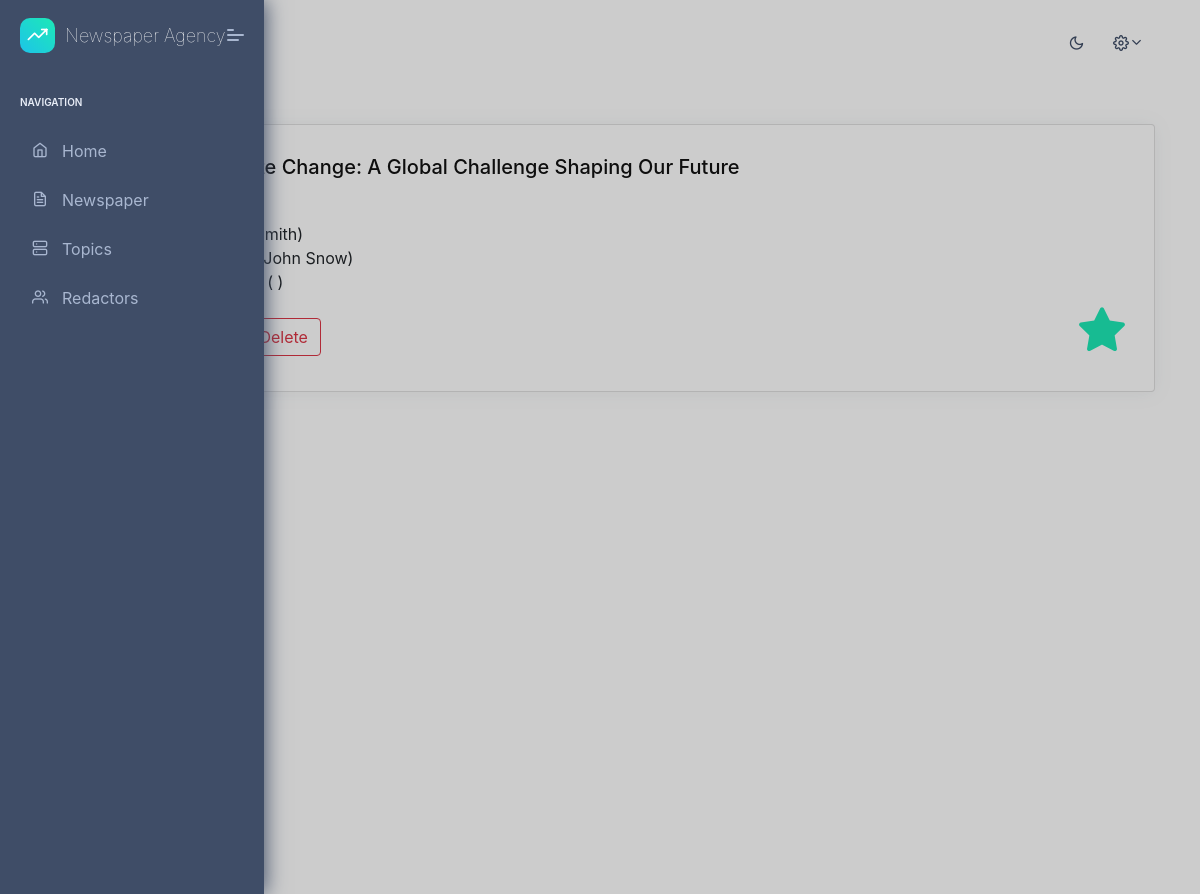
Screenshot of /newspapers/3/ (signed in) with the database file from the repository.
### agency/models.py (models this page shows, shortened)
class Newspaper(models.Model):
    title = models.CharField(max_length=255)
    content = models.TextField()
    published_date = models.DateField()
    topic = models.ForeignKey(Topic, on_delete=models.CASCADE)
    publishers = models.ManyToManyField(settings.AUTH_USER_MODEL, related_name="newspapers")
    class Meta:
        ordering = ["title"]

class Redactor(AbstractUser):
    years_of_experience = models.IntegerField(null=True)
    class Meta:
        verbose_name = "redactor"
        verbose_name_plural = "redactors"
        ordering = ["username"]

### agency/views.py (the view)
# urls.py: path("newspapers/<int:pk>/", NewspaperDetailView.as_view(), name="newspaper-detail"),
class NewspaperDetailView(LoginRequiredMixin, generic.DetailView):
    model = Newspaper

### templates/agency/newspaper_detail.html (shortened to what this page needs)
{% extends "base.html" %}
{% block content %}
  <div class="col-xl-12 col-md-6">
      <div class="card card-event">
        <div class="card-block">
          <div class="row align-items-center justify-content-center">
            <div class="col">
              <h5 class="m-0">Title: {{ newspaper.title }}</h5>
            </div>
          </div>
          <h6 class="text-muted mt-4 mb-0">
          <h6 class="m-0">Redactors</h6>
            {% for redactor in newspaper.publishers.all %}
              <li>{{ redactor.username }} ({{ redactor.first_name }} {{ redactor.last_name }})</li>
            {% endfor %}
          </h6>
          <i class="feather icon-star-on text-c-green f-50"></i>
          <br>
          <a href="{% url 'agency:newspaper-update' pk=newspaper.id %}" class="btn btn-outline-success">
          </a>
          <a href="{% url 'agency:newspaper-delete' pk=newspaper.id %}" class="btn btn-outline-danger">
            Delete
          </a>
        </div>
      </div>
    <br>
  </div>
{% endblock %}

### rows the page displays
Newspaper: title "Climate Change: A Global Challenge Shaping Our Future"
Redactor: last_name "Smith"
Redactor: first_name "John", last_name "Snow"
